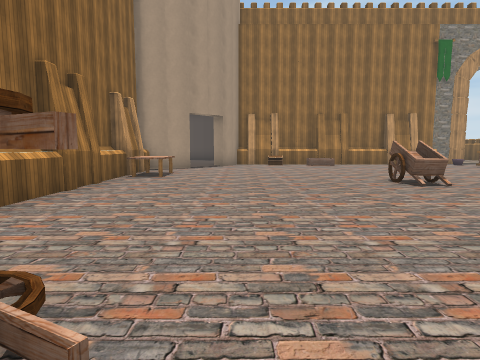
view 1 (above)

22 first-person views from a walk through a Unity game level. The camera is 1.5 m above the floor, tilts 6° down and sees 75° across. The floor is counted in squares, 2 m on a side. Each view is taken from the middle of a square. On the plan, view 1 faces up. The plan holds only what a view shows up to about 10 squares ahead; the rest is blank. The place goes on beyond the plan. The player character is not drawn. Some surface patterns are stand-ins.

view 2
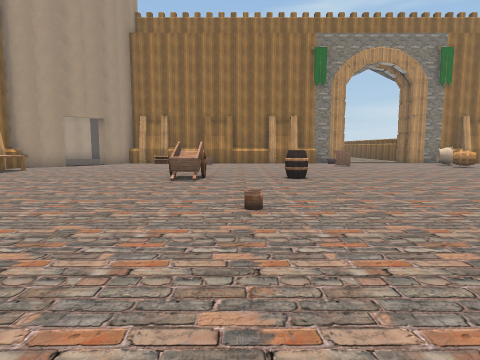

view 3
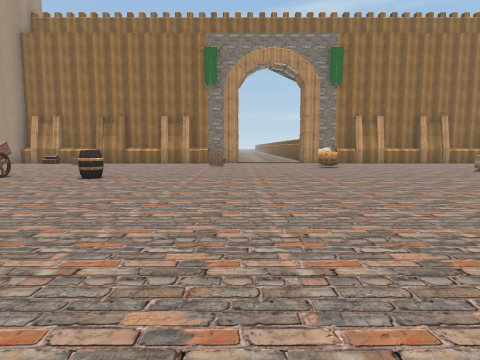

view 4
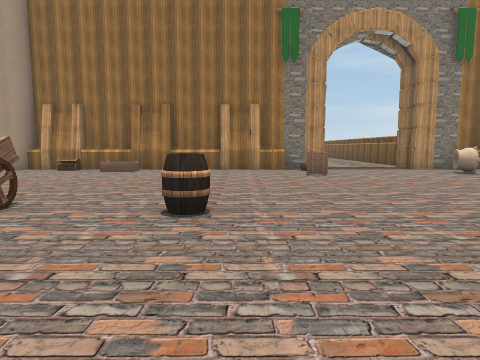

view 5
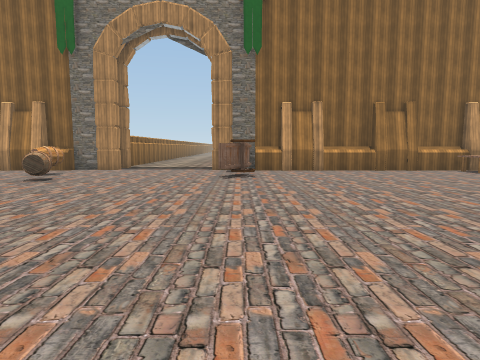

view 6
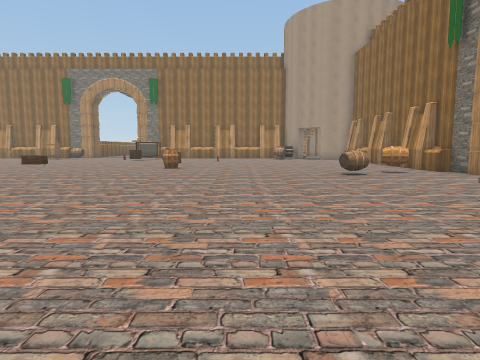

view 7
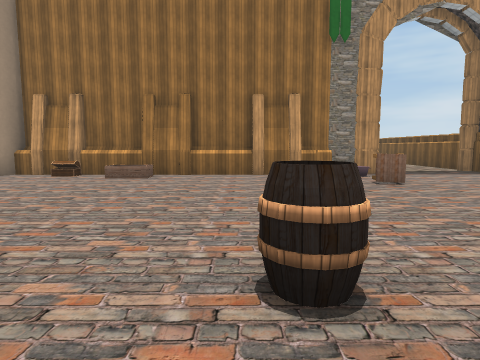

view 8
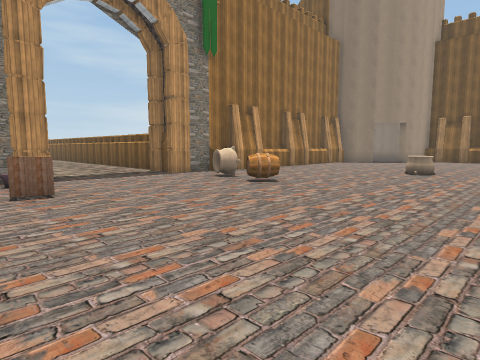

view 9
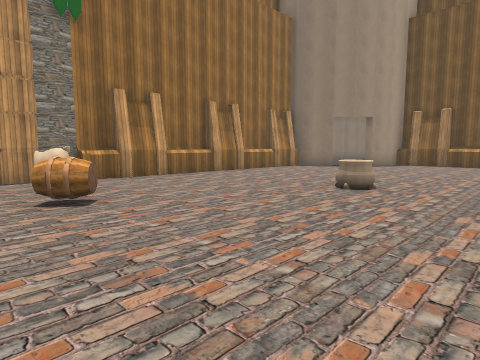

view 10
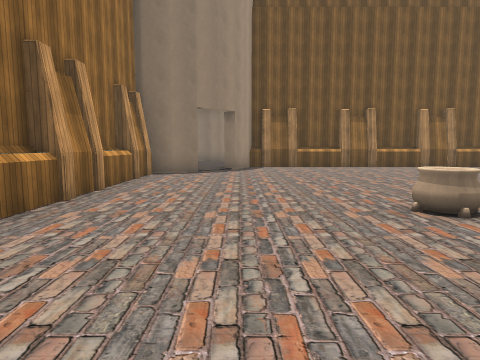

view 11
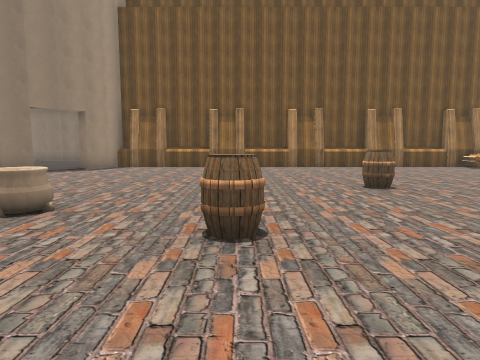

view 12
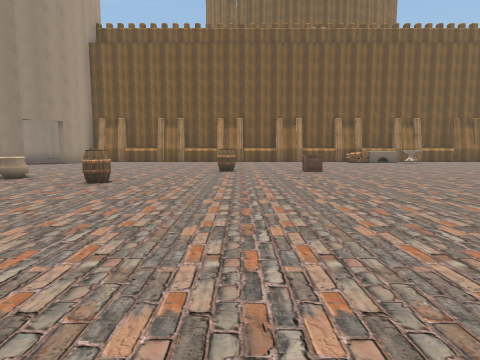

view 13
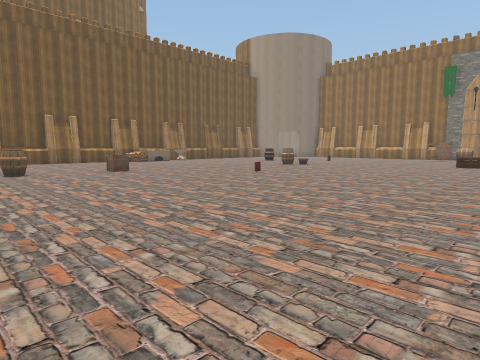

view 14
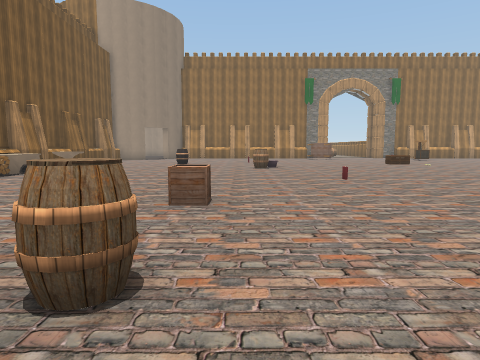

view 15
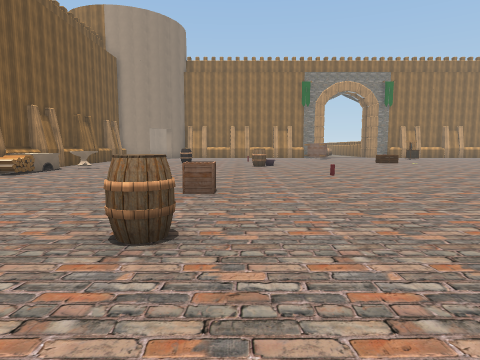

view 16
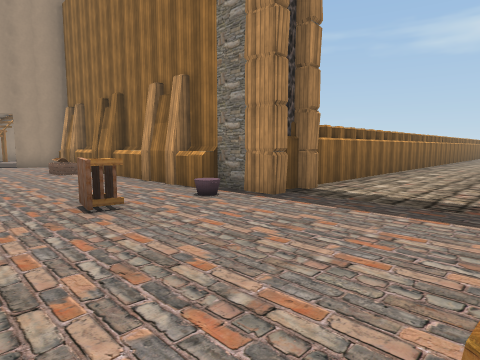

view 17
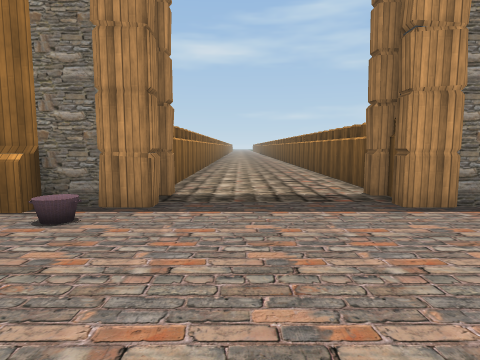

view 18
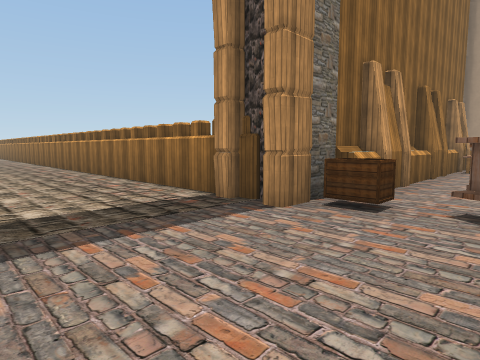

view 19
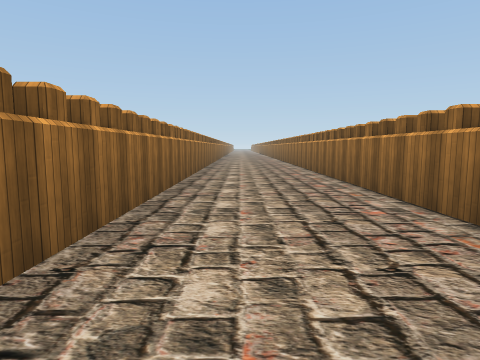

view 20
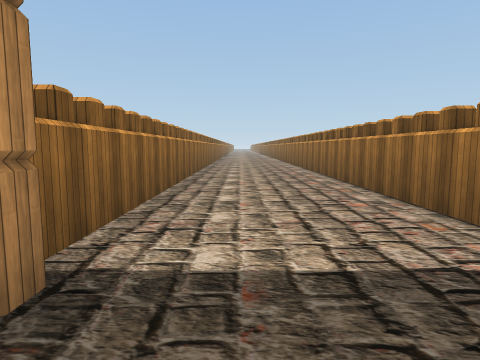

view 21
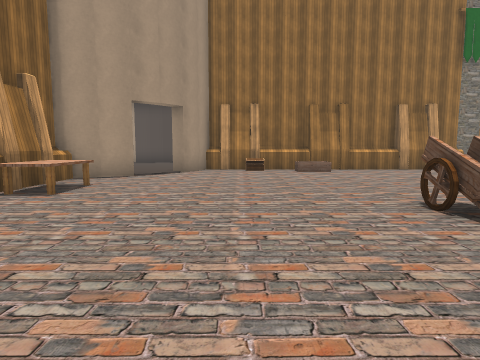

view 22
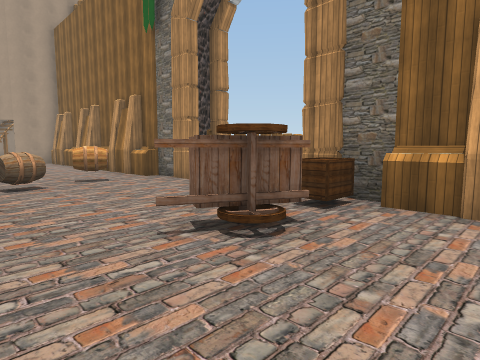

### Floor plan
Points are (right, up) in squares from view 1. A wall is a line through its corners. A room is listed if a view was taken in it or the views show most of it. See-through windows are left out.
Room 1 (views 1, 2, 3, 4, 5, 6, 7, 8, 9, 10, 11, 12, 13, 14, 15, 16, 17, 18, 19, 20, 21, 22)
walls: (8.5, 13.5) (-0.3, 13.5); (10, 13.9) (7.7, 13.9); (6.4, 13.9) (4.7, 13.9); (9.9, 15.2) (9.9, 14.8); (3.2, 13.9) (1.7, 13.9); (13.1, 14.8) (13.1, 15.2); (15.4, 13.9) (13.1, 13.9) (13.1, 14.2); (-2.9, 2.3) (-3.4, 2.3) (-3.4, 0.1) (-3.8, 0.1); (13.3, 15.6) (13.3, 20); (-3, 7.5) (-3, 1.5) (-3.5, 1.5); (-3.9, 0.3) (-4.4, 0.3); (18.3, 13.9) (16.9, 13.9); (-3, 10.5) (-3, 8.4); (-4.8, 0.3) (-16.1, 0.3); (-3.4, -3.1) (-3.4, -5.3) (-2.9, -5.3); (-3.5, -4.5) (-3, -4.5) (-3, -5.5); (21.3, 13.9) (20.5, 13.9); (9.7, 20.5) (9.7, 15.4); (22.7, 13.5) (14.5, 13.5); (-16.1, -3.3) (-4.9, -3.3)
ways out: opening at (-2, 12); gap at (24, 13)
objects: box (-3, 1); other object (-3, 8) to (-2, 9); barrel (-2, -4); wagon (-1, 1); barrel (0, -4); chest (1, 13); crate (3, 13); wagon (4, 6) to (4, 7); barrel (6, 7); other object (9, 12); barrel (13, 11); cauldron (14, 12); other object (17, -2); barrel (17, 6); cauldron (18, 9); box (20, 1); barrel (20, 4); other object (24, -5)

Positions as (right, up) in squares from view 1, and headings:
1: (0, 0), facing up
2: (5, -1), facing up
3: (10, -1), facing up
4: (7, 3), facing up
5: (7, 1), facing left
6: (3, 5), facing down
7: (6, 5), facing up
8: (8, 6), facing up-right
9: (12, 6), facing up-right
10: (14, 11), facing right
11: (14, 6), facing right
12: (10, 3), facing right
13: (10, 5), facing down-right
14: (19, 5), facing down
15: (19, 6), facing down
16: (13, 10), facing up-left
17: (11, 10), facing up
18: (-1, -3), facing up-left
19: (-6, -2), facing left
20: (-3, -2), facing left
21: (1, 3), facing up
22: (1, 3), facing down-left
